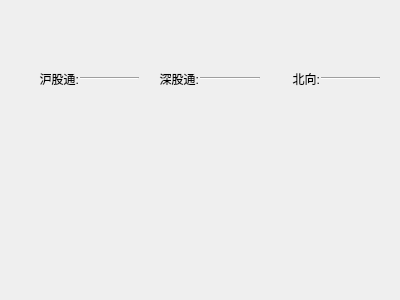
<?xml version="1.0" encoding="UTF-8"?>
<ui version="4.0">
 <class>QNorthFlowInfoDisplayWidget</class>
 <widget class="QWidget" name="QNorthFlowInfoDisplayWidget">
  <property name="geometry">
   <rect>
    <x>0</x>
    <y>0</y>
    <width>400</width>
    <height>300</height>
   </rect>
  </property>
  <property name="windowTitle">
   <string>Form</string>
  </property>
  <property name="styleSheet">
   <string notr="true">Line{
	max-width:40px;
}</string>
  </property>
  <layout class="QVBoxLayout" name="verticalLayout" stretch="0,0">
   <item>
    <widget class="QFrame" name="title_frame">
     <layout class="QHBoxLayout" name="horizontalLayout">
      <property name="spacing">
       <number>1</number>
      </property>
      <property name="topMargin">
       <number>0</number>
      </property>
      <property name="bottomMargin">
       <number>0</number>
      </property>
      <item>
       <widget class="QLabel" name="label">
        <property name="text">
         <string>沪股通:</string>
        </property>
        <property name="alignment">
         <set>Qt::AlignRight|Qt::AlignTrailing|Qt::AlignVCenter</set>
        </property>
       </widget>
      </item>
      <item>
       <widget class="Line" name="sh">
        <property name="orientation">
         <enum>Qt::Horizontal</enum>
        </property>
       </widget>
      </item>
      <item>
       <widget class="QLabel" name="label_2">
        <property name="text">
         <string>深股通:</string>
        </property>
        <property name="alignment">
         <set>Qt::AlignRight|Qt::AlignTrailing|Qt::AlignVCenter</set>
        </property>
       </widget>
      </item>
      <item>
       <widget class="Line" name="sz">
        <property name="orientation">
         <enum>Qt::Horizontal</enum>
        </property>
       </widget>
      </item>
      <item>
       <widget class="QLabel" name="label_3">
        <property name="text">
         <string>北向:</string>
        </property>
        <property name="alignment">
         <set>Qt::AlignRight|Qt::AlignTrailing|Qt::AlignVCenter</set>
        </property>
       </widget>
      </item>
      <item>
       <widget class="Line" name="north">
        <property name="orientation">
         <enum>Qt::Horizontal</enum>
        </property>
       </widget>
      </item>
     </layout>
    </widget>
   </item>
   <item>
    <widget class="QWidget" name="widget" native="true"/>
   </item>
  </layout>
 </widget>
 <resources/>
 <connections/>
</ui>
